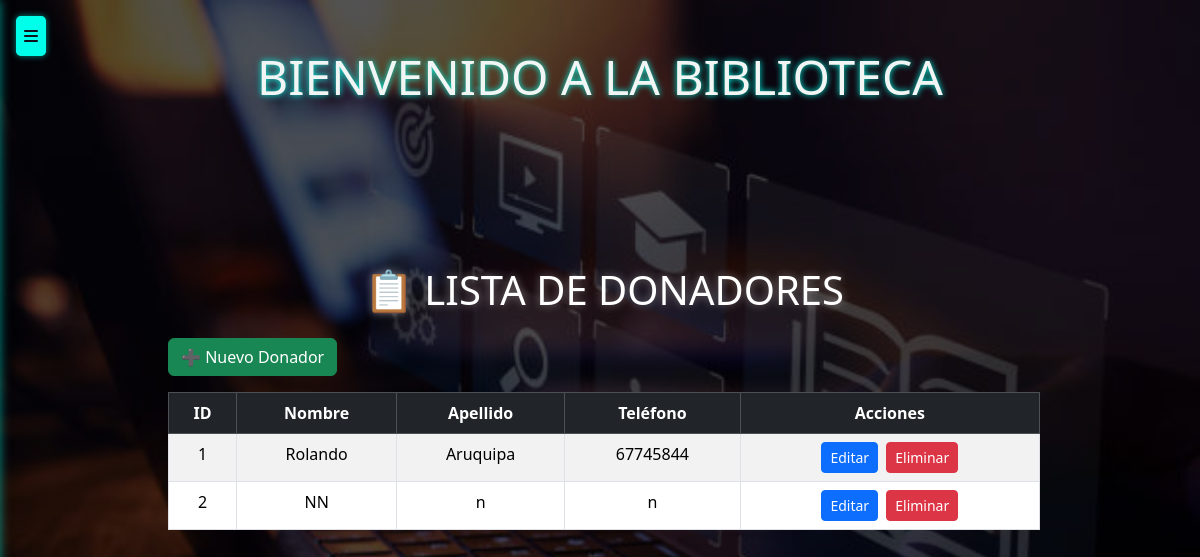
Page /donadores/ (signed in) on the committed database.
### models/donador_model.py (models this page shows, shortened)
class Donador(db.Model):
    __tablename__ = "donadores"
    id_donador = db.Column(db.Integer,primary_key=True)
    nombre = db.Column(db.String(80),nullable=False)
    apellido = db.Column(db.String(80),nullable=False)
    telefono = db.Column(db.String(20),nullable=False)
    material = db.relationship('Material', back_populates='donador')
    @staticmethod #no depende de la clase
    def get_all():
        return Donador.query.all()

### controllers/donador_controllers.py (the view)
@donador_bp.route("/", methods=["GET"])
@login_required
@role_required('Admin', 'Bibliotecario')
def index():
    donadores = Donador.get_all()
    return donador_view.list(donadores)

### views/donador_view.py (called while the page is built)
def list(donadores):
    return render_template('donadores/index.html', donadores=donadores)

### templates/donadores/index.html (shortened to what this page needs)
{% extends 'base.html' %}
{% block content %}
<div class="container mt-4 " style="max-width: 900px;">
  <h1 class="text-center mb-4">📋 Lista de Donadores</h1>
  <a href="{{ url_for('donador.create') }}" class="btn btn-success mb-3">➕ Nuevo Donador</a>
  <table class="table table-striped table-bordered text-center mx-auto">
    <thead class="table-dark">
      <tr>
        <th>ID</th>
        <th>Nombre</th>
        <th>Apellido</th>
        <th>Teléfono</th>
        <th>Acciones</th>
      </tr>
    </thead>
    <tbody>
      {% for d in donadores %}
      <tr>
        <td>{{ d.id_donador }}</td>
        <td>{{ d.nombre }}</td>
        <td>{{ d.apellido }}</td>
        <td>{{ d.telefono }}</td>
        <td>
          <a href="{{ url_for('donador.edit', id=d.id_donador) }}" class="btn btn-primary btn-sm me-1">Editar</a>
          <a href="{{ url_for('donador.delete', id=d.id_donador) }}" class="btn btn-danger btn-sm"
             onclick="return confirm('¿Estás seguro de eliminar este donador?');">
            Eliminar
          </a>
        </td>
      </tr>
      {% else %}
      <tr>
        <td colspan="5" class="text-center">No hay donadores registrados.</td>
      </tr>
      {% endfor %}
    </tbody>
  </table>
</div>
{% endblock %}

### templates/base.html (style rules this page uses)
body { background-image: url("/static/fondobiblio.jpg"); background-size: cover; background-repeat: no-repeat; background-position: center; background-attachment: fixed; min-height: 100vh; }
body::before { content: ""; position: fixed; top: 0; left: 0; width: 100%; height: 100%; background-color: rgba(0,0,0,0.65); z-index: -1; pointer-events: none; }
h1, h2 { color: #fff; text-shadow: 0 0 8px rgba(255,255,255,0.4); text-transform: uppercase; }
.container { padding-left: 1rem; padding-top: 4rem; }

### rows in the picture
Donador: id_donador "1", nombre "Rolando", apellido "Aruquipa", telefono "67745844"
Donador: id_donador "2", nombre "NN", apellido "n", telefono "n"
